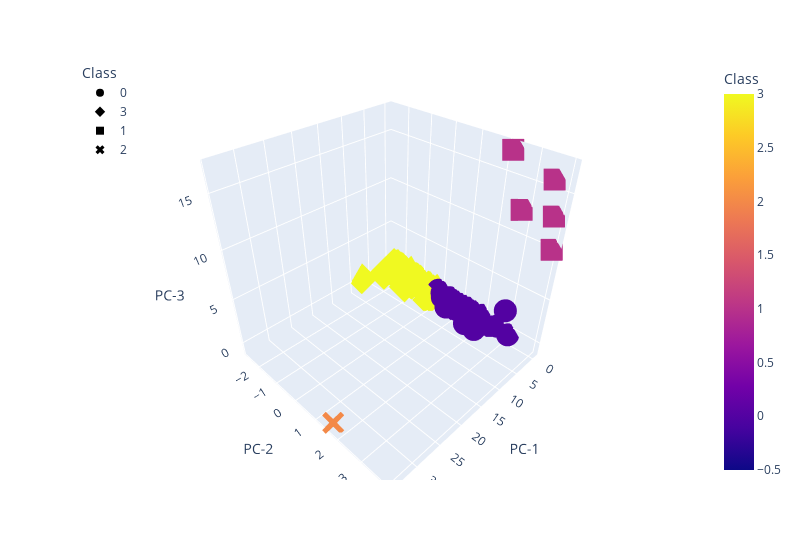

Notebook code for this chart:
### Markdown cell above
### Deliverable 4: Visualizing Cryptocurrencies Results

#### 3D-Scatter with Clusters

### Code cell
# Creating a 3D-Scatter with the PCA data and the clusters
fig = px.scatter_3d(
    clustered_df,
    x="PC-1",
    y="PC-2",
    z="PC-3",
    color="Class",
    symbol="Class",
    width=800,
    hover_name = "CoinName",
    hover_data = ["Algorithm"],
)
fig.update_layout(legend=dict(x=0, y=1))
fig.show()

### Figure 1 — Plotly figure (JSON) as saved in the notebook; plotly's stock layout.template omitted (floating-point values rounded to 4 significant figures; data arrays with more than 128 entries replaced by an {"elided": "..."} marker saying what was removed)
{"data": [{"customdata": {"elided": "285x1 str values"}, "hovertemplate": "<b>%{hovertext}</b><br><br>Class=%{marker.color}<br>PC-1=%{x}<br>PC-2=%{y}<br>PC-3=%{z}<br>Algorithm=%{customdata[0]}<extra></extra>", "hovertext": {"elided": "285 str values"}, "legendgroup": "0", "marker": {"color": {"elided": "285 int values"}, "coloraxis": "coloraxis", "symbol": "circle"}, "mode": "markers", "name": "0", "scene": "scene", "showlegend": true, "type": "scatter3d", "x": {"elided": "285 float values"}, "y": {"elided": "285 float values"}, "z": {"elided": "285 float values"}}, {"customdata": {"elided": "241x1 str values"}, "hovertemplate": "<b>%{hovertext}</b><br><br>Class=%{marker.color}<br>PC-1=%{x}<br>PC-2=%{y}<br>PC-3=%{z}<br>Algorithm=%{customdata[0]}<extra></extra>", "hovertext": {"elided": "241 str values"}, "legendgroup": "3", "marker": {"color": {"elided": "241 int values"}, "coloraxis": "coloraxis", "symbol": "diamond"}, "mode": "markers", "name": "3", "scene": "scene", "showlegend": true, "type": "scatter3d", "x": {"elided": "241 float values"}, "y": {"elided": "241 float values"}, "z": {"elided": "241 float values"}}, {"customdata": [["Proof-of-BibleHash"], ["SHA-256 + Hive"], ["Proof-of-Authority"], ["ECC 256K1"], ["Leased POS"]], "hovertemplate": "<b>%{hovertext}</b><br><br>Class=%{marker.color}<br>PC-1=%{x}<br>PC-2=%{y}<br>PC-3=%{z}<br>Algorithm=%{customdata[0]}<extra></extra>", "hovertext": ["BiblePay", "LitecoinCash", "Poa Network", "Acute Angle Cloud", "Waves"], "legendgroup": "1", "marker": {"color": [1, 1, 1, 1, 1], "coloraxis": "coloraxis", "symbol": "square"}, "mode": "markers", "name": "1", "scene": "scene", "showlegend": true, "type": "scatter3d", "x": [-0.2041, -0.3723, -0.4462, -0.2952, -0.4515], "y": [2.812, 3.821, 3.957, 2.234, 3.614], "z": [12.53, 12.97, 10.1, 17.1, 15.84]}, {"customdata": [["TRC10"]], "hovertemplate": "<b>%{hovertext}</b><br><br>Class=%{marker.color}<br>PC-1=%{x}<br>PC-2=%{y}<br>PC-3=%{z}<br>Algorithm=%{customdata[0]}<extra></extra>", "hovertext": ["BitTorrent"], "legendgroup": "2", "marker": {"color": [2], "coloraxis": "coloraxis", "symbol": "x"}, "mode": "markers", "name": "2", "scene": "scene", "showlegend": true, "type": "scatter3d", "x": [34.04], "y": [1.59], "z": [-0.8236]}], "layout": {"coloraxis": {"colorbar": {"title": {"text": "Class"}}, "colorscale": [[0, "#0d0887"], [0.1111, "#46039f"], [0.2222, "#7201a8"], [0.3333, "#9c179e"], [0.4444, "#bd3786"], [0.5556, "#d8576b"], [0.6667, "#ed7953"], [0.7778, "#fb9f3a"], [0.8889, "#fdca26"], [1, "#f0f921"]]}, "legend": {"title": {"text": "Class"}, "tracegroupgap": 0, "x": 0, "y": 1}, "margin": {"t": 60}, "scene": {"domain": {"x": [0, 1], "y": [0, 1]}, "xaxis": {"title": {"text": "PC-1"}}, "yaxis": {"title": {"text": "PC-2"}}, "zaxis": {"title": {"text": "PC-3"}}}, "width": 800}}
